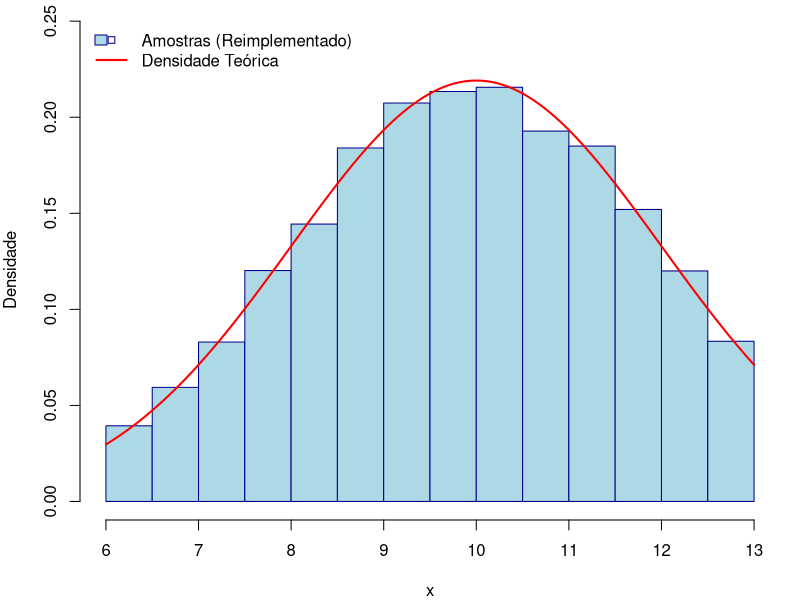

This figure's R source:
# 1. Função manual para a FDP da distribuição Normal (dnorm_manual)
# Esta função calcula phi(x | mu, sigma^2)
dnorm_manual <- function(x, mu, sigma) {
  if (sigma <= 0) stop("O desvio padrão (sigma) deve ser positivo.")
  
  exponent <- -((x - mu)^2 / (2 * sigma^2))
  coefficient <- 1 / (sigma * sqrt(2 * pi))
  return(coefficient * exp(exponent))
}

# 2. Função manual para a FDA da distribuição Normal (pnorm_manual)
# Esta função calcula Phi(q | mu, sigma^2) usando integrate
pnorm_manual <- function(q, mu, sigma) {
  if (sigma <= 0) stop("O desvio padrão (sigma) deve ser positivo.")
  
  # Casos extremos para q, onde a FDA é 0 ou 1
  if (q == -Inf) return(0)
  if (q == Inf) return(1)
  
  # Usar integrate para calcular a área sob a curva da FDP
  # desde -Inf até q.
  # A função integrate retorna uma lista, e o valor da integral está em 'value'.
  result <- tryCatch({
    integrate(f = function(x) dnorm_manual(x, mu, sigma),
              lower = -Inf, upper = q)
  }, error = function(e) {
    stop(paste("Erro durante a integração em pnorm_manual para q =", q, ":", e$message))
  })
  
  return(result$value)
}

# 3. Função reimplementada para gerar amostras da Normal Truncada
# Esta função calcula x = F_trunc_inv(u) usando pnorm_manual e qnorm
rnormtrunc_reimplemented <- function(n, mu, sigma, a, b) {
  # Validação de entradas
  if (sigma <= 0) stop("O desvio padrão (sigma) deve ser positivo.")
  if (a >= b) stop("O limite inferior 'a' deve ser menor que o limite superior 'b'.")
  
  # Gerar n números aleatórios uniformes entre 0 e 1
  us <- runif(n)
  
  # Calcular os valores da FDA não truncada nos pontos de truncamento 'a' e 'b'
  # Estes valores são constantes para todas as amostras e calculados uma vez.
  # Usamos max(0, min(1, ...)) para garantir que os valores estejam dentro de
  # para evitar erros com qnorm devido a pequenas imprecisões de integração.
  Phi_a <- max(0, min(1, pnorm_manual(a, mu, sigma)))
  Phi_b <- max(0, min(1, pnorm_manual(b, mu, sigma)))
  
  # Calcular P_u conforme a derivação matemática
  # Esta é a probabilidade acumulada ajustada que será usada em qnorm
  P_u <- Phi_a + us * (Phi_b - Phi_a)
  
  # Gerar as amostras da distribuição Normal truncada usando qnorm
  # qnorm(p, mean, sd) retorna o quantil para a probabilidade p
  amostra <- qnorm(P_u, mean = mu, sd = sigma)
  
  return(amostra)
}

# Função dnormtrunc original (do material fornecido) para comparação gráfica
# Esta função usa as funções dnorm e pnorm do R, que são permitidas para comparação
dnormtrunc <- function(x, mu, sigma, a, b){
  d <- dnorm(x, mu, sigma) / (pnorm(b, mu, sigma) - pnorm(a, mu, sigma))
  return(d)
}

### Exemplo de Uso e Ilustração

set.seed(123456789) # Para reprodutibilidade

# Parâmetros da distribuição Normal truncada
n_samples <- 10000
mu_val <- 10
sigma_val <- 2
a_val <- 6
b_val <- 13

# Gerar amostras usando a função reimplementada
amostra_reimplementada <- rnormtrunc_reimplemented(n_samples, mu_val, sigma_val, a_val, b_val)

# Configurações para o gráfico
par(mar = c(4, 4, 1, 1))

# Criar um histograma das amostras geradas
hist(amostra_reimplementada, xlab = "x", ylab = "Densidade", prob = TRUE, main = "",
     xlim = c(a_val, b_val), col = "lightblue", border = "darkblue",
     ylim = c(0, max(dnormtrunc(seq(a_val, b_val, length.out = 100), mu_val, sigma_val, a_val, b_val)) * 1.1))

# Adicionar a curva de densidade teórica para comparação
grid_x <- seq(a_val, b_val, length.out = 500)
lines(grid_x, dnormtrunc(grid_x, mu_val, sigma_val, a_val, b_val), col = "red", lwd = 2)

legend("topleft", legend = c("Amostras (Reimplementado)", "Densidade Teórica"),
       col = c("darkblue", "red"), lty = c(NA, 1), pch = c(22, NA), lwd = c(NA, 2),
       fill = c("lightblue", NA), border = c("darkblue", NA), bty = "n")